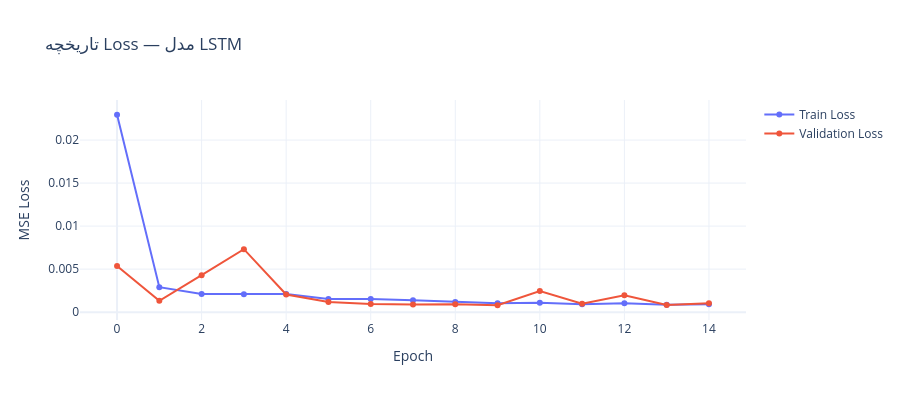

Source (notebook cell):
### Code cell
fig = go.Figure()
fig.add_trace(go.Scatter(y=lstm_history_dict["loss"], name="Train Loss"))
fig.add_trace(go.Scatter(y=lstm_history_dict["val_loss"], name="Validation Loss"))
fig.update_layout(title="تاریخچه Loss — مدل LSTM", xaxis_title="Epoch", yaxis_title="MSE Loss", template="plotly_white", height=400)
fig.show()

### Figure 1 — Plotly figure (JSON) as saved in the notebook; plotly's stock layout.template omitted (floating-point values rounded to 4 significant figures)
{"data": [{"name": "Train Loss", "type": "scatter", "y": [0.02294, 0.002901, 0.0021, 0.002092, 0.002112, 0.00153, 0.001518, 0.001371, 0.001193, 0.001044, 0.001104, 0.0009304, 0.001034, 0.0008606, 0.0009133]}, {"name": "Validation Loss", "type": "scatter", "y": [0.00536, 0.001319, 0.004293, 0.00732, 0.002051, 0.001186, 0.0009479, 0.0008818, 0.0009042, 0.0008006, 0.002462, 0.0009754, 0.001954, 0.0008316, 0.001024]}], "layout": {"height": 400, "title": {"text": "تاریخچه Loss — مدل LSTM"}, "xaxis": {"title": {"text": "Epoch"}}, "yaxis": {"title": {"text": "MSE Loss"}}}}
